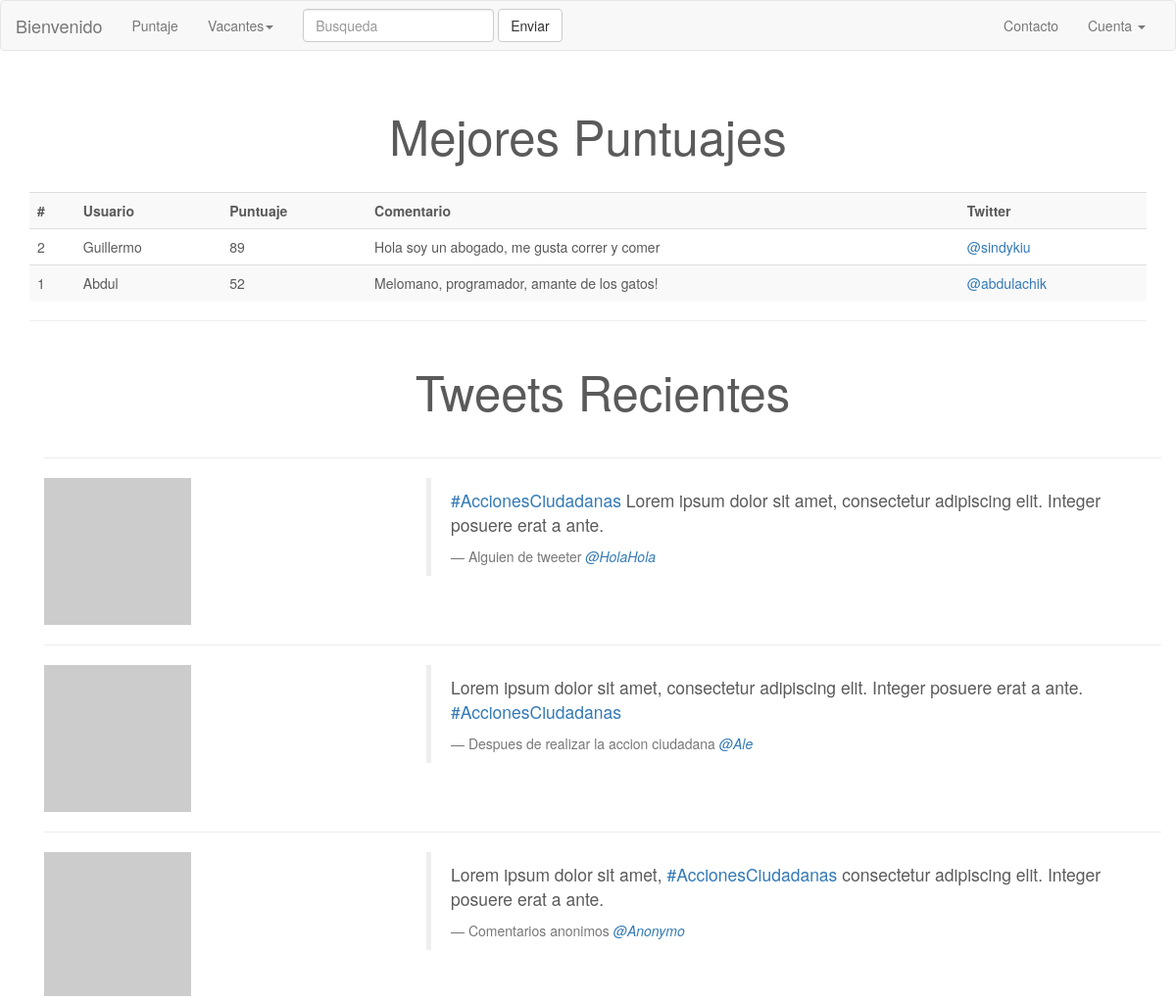
/puntaje (upper part), run on an earlier commit of the app's database.
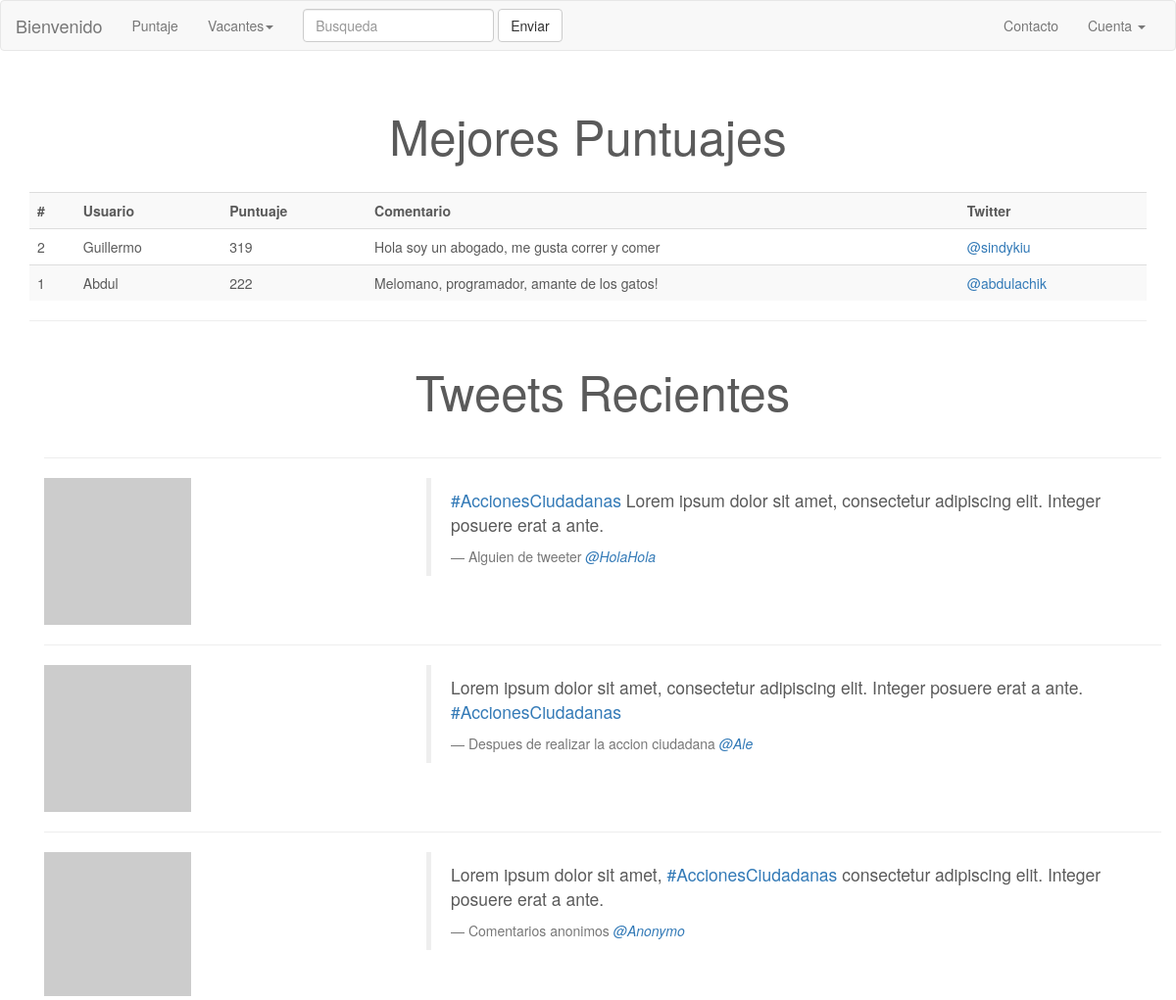
And on a later commit of the database.
### models.py (models this page shows, shortened)
class Usuario(UserMixin, Model):
    usuario = CharField(unique=True)
    email = CharField(unique=True)
    password = CharField(max_length=100)
    puntos = IntegerField(default=0)
    twitter_id = CharField(unique=True)
    bio = CharField(max_length=280)
    registro = DateTimeField(default=datetime.datetime.now)
    es_admin = BooleanField(default=False)
    class Meta:
        database = DATABASE
        order_by = ('-registro',)

### run.py (the view)
@app.route('/puntaje')
def puntaje():
	usuarios = models.Usuario.select().order_by(-models.Usuario.puntos)
	return render_template('puntuaje.html', usuarios=usuarios)

### run.py (called while the page is built)
@app.before_request
def antes_request():
	g.db = models.DATABASE
	g.db.connect()
	g.user = current_user

@app.after_request
def despues_request(response):
	g.db.close()
	return response

### templates/puntuaje.html (shortened to what this page needs)
{% extends 'base.html' %}
{% block content %}
            <div class="container">
                <h1 class="recientes">Mejores Puntuajes</h1>
                <table class="table table-striped">
                  <tr>
                    <th>#</th>
                    <th>Usuario</th>
                    <th>Puntuaje</th>
                    <th>Comentario</th>
                    <th>Twitter</th>
                  </tr>
                 {% for usuario in usuarios %}
                 <tr>
                    <td>{{ usuario.id }}</td>
                    <td>{{ usuario.usuario }}</td>
                    <td>{{ usuario.puntos }}</td>
                    <td>{{ usuario.bio }}</td>
                    <td><a href="http:/www.twitter.com/{{ usuario.twitter_id }}">@{{ usuario.twitter_id }}</a></td>
                  </tr>
                 {% endfor %}
                </table>
        <hr class="pic-divider">
        <div class="container">
            <h2 class="recientes">Tweets Recientes</h2>
            <hr class="tweets-divider">
                <div class="row">
                    <div class="col-md-4">
                        <img src="http://placehold.it/150x150">
                    </div>
                    <div class="col-md-8">
                        <blockquote>
                          <p><a href="#">#AccionesCiudadanas</a> Lorem ipsum dolor sit amet, consectetur adipiscing elit. Integer posuere erat a ante.</p>
                          <footer>Alguien de tweeter <cite title="Source Title"><a href="#">@HolaHola</a></cite></footer>
                        </blockquote>
                    </div>
                </div>
            <hr class="tweets-divider">
                <div class="row">
                    <div class="col-md-4">
                        <img src="http://placehold.it/150x150">
                    </div>
                    <div class="col-md-8">
                        <blockquote>
                          <p>Lorem ipsum dolor sit amet, consectetur adipiscing elit. Integer posuere erat a ante. <a href="#">#AccionesCiudadanas</a></p>
                          <footer>Despues de realizar la accion ciudadana <cite title="Source Title"><a href="#">@Ale</a></cite></footer>
                        </blockquote>
                    </div>
                </div>
            <hr class="tweets-divider">
                <div class="row">
                    <div class="col-md-4">
                        <img src="http://placehold.it/150x150">
                    </div>
                    <div class="col-md-8">
                        <blockquote>
                          <p>Lorem ipsum dolor sit amet, <a href="#">#AccionesCiudadanas</a> consectetur adipiscing elit. Integer posuere erat a ante.</p>
                          <footer>Comentarios anonimos <cite title="Source Title"><a href="#">@Anonymo</a></cite></footer>
                        </blockquote>
                    </div>
                </div>
            </div>
    </div>
{% endblock %}

### templates/base.html (shortened to what this page needs)
<!DOCTYPE html>
<html>
    <head>
        <link rel="stylesheet" href="https://maxcdn.bootstrapcdn.com/bootstrap/3.3.4/css/bootstrap.min.css">
        <link rel="stylesheet" href="{{ url_for('static', filename='css/styles.css') }}">
    </head>
    <body>
        <div id="container">
            <nav class="navbar navbar-default">
              <div class="container-fluid">
                <div class="navbar-header">
                  {% if current_user.is_authenticated() %}
                    <a class="navbar-brand" href="{{ url_for('main') }}">Bienvenido {{ current_user.usuario }}!</a>
                  {% else %}
                    <a class="navbar-brand" href="{{ url_for('main') }}">Bienvenido</a>
                  {% endif %}
                </div>
                <div class="collapse navbar-collapse" id="bs-example-navbar-collapse-1">
                  <ul class="nav navbar-nav">
                    <li><a href="{{ url_for('puntaje') }}">Puntaje</a></li>
                    <li class="dropdown">
                      <a href="#" class="dropdown-toggle" data-toggle="dropdown" role="button" aria-expanded="false">Vacantes<span class="caret"></span></a>
                    </li>
                  </ul>
                  <form class="navbar-form navbar-left" role="search">
                    <div class="form-group">
                      <input type="text" class="form-control" placeholder="Busqueda">
                    </div>
                    <button type="submit" class="btn btn-default">Enviar</button>
                  </form>
                  <ul class="nav navbar-nav navbar-right">
                    <li><a href="#">Contacto</a></li>
                    <li class="dropdown">
                      <a href="#" class="dropdown-toggle" data-toggle="dropdown" role="button" aria-expanded="false">Cuenta <span class="caret"></span></a>
                    </li>
                  </ul>
                </div>
              </div>
            </nav>
            {% block content %}
            {% endblock %}
        </div>
    </body>
</html>

### static/css/styles.css (style rules this page uses)
body { padding-bottom: 40px; color: #5a5a5a; }
.recientes { text-align: center; font-size: 3.5em; padding: 20px; }
.tweets-divider { margin: 20px 0; }
.pic-divider { margin: 5px 0; }
ul { list-style: none; }

What changed in the data, as far as the page shows it:
changed Usuario "Guillermo": puntos "89" → "319"
changed Usuario "Abdul": puntos "52" → "222"
